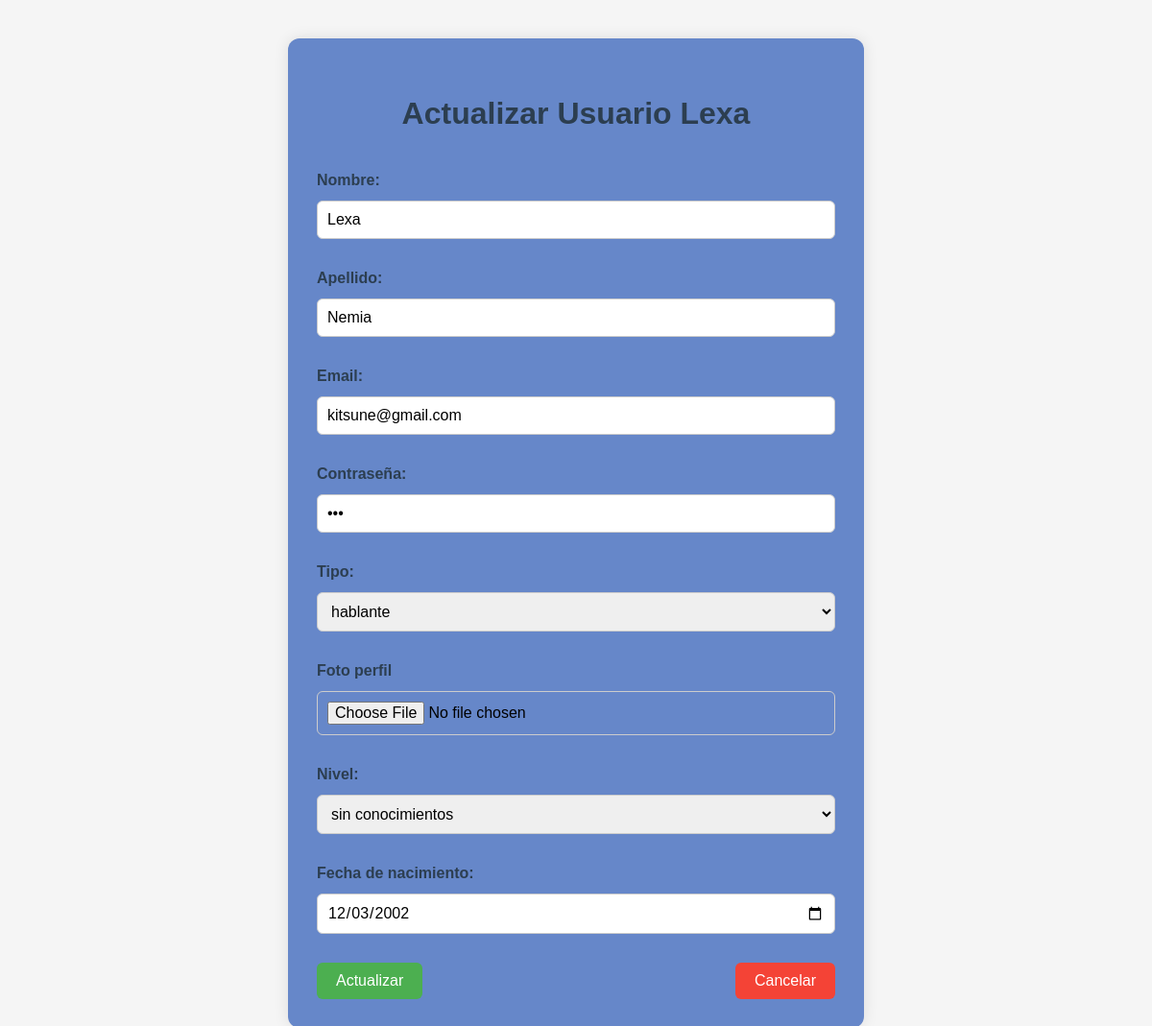
Screenshot of /USUARIO/UPDATE.php?id_personal=023 with the database file from the repository.
### tables this page shows
CREATE TABLE `usuario` (
  `id_personal` varchar(255) NOT NULL,
  `nombre` varchar(50) NOT NULL,
  `apellido` varchar(50) NOT NULL,
  `email` varchar(50) NOT NULL,
  `contrasena` varchar(100) NOT NULL,
  `tipo` varchar(50) NOT NULL,
  `foto_perfil` varchar(255) NOT NULL,
  `nivel` varchar(255) NOT NULL,
  `fecha_nac` date NOT NULL
);

### USUARIO/UPDATE.php (the view, shortened to what this page needs)
<?php
include "../USUARIO/CONEXION.php";
$id_personal = $_GET['id_personal'];
$stmt = $conexion->prepare("SELECT * FROM usuario WHERE id_personal = ?");
$stmt->bind_param("s", $id_personal);
$stmt->execute();
$result = $stmt->get_result();
$usuario = $result->fetch_assoc();
?>
<!DOCTYPE html>
<html lang="es">
<head>
        <link rel="stylesheet" href="/2h_signos_para_todos/css/styleCrudUs.css">
</head>
<body>
    <form method="POST" action="" class="actu_form">
        <div class="form-group">
            <h1 class="titulo-actu">Actualizar Usuario <?= htmlspecialchars($usuario['nombre']) ?></h1>
            <label>Nombre:</label>
            <input type="text" name="nombre" value="<?= htmlspecialchars($usuario['nombre']) ?>" required>
            <label>Apellido:</label>
            <input type="text" name="apellido" value="<?= htmlspecialchars($usuario['apellido']) ?>" required>
            <label>Email:</label>
            <input type="email" name="email" value="<?= htmlspecialchars($usuario['email']) ?>" required>
            <label>Contraseña:</label>
            <input type="password" name="contrasena" value="<?= htmlspecialchars($usuario['contrasena']) ?>" required>
            <label>Tipo:</label>
            <select name="tipo" required>
                <option value="hablante" <?= $usuario['tipo'] === 'hablante' ? 'selected' : '' ?>>hablante</option>
            </select>
            <label>Foto perfil</label>
            <input type="file" class="form-control" name="foto_perfil">
            <label>Nivel:</label>
            <select name="nivel" required>
                <option value="sin conocimientos" <?= $usuario['nivel'] === 'sin conocimientos' ? 'selected' : '' ?>>sin conocimientos</option>
            </select>
            <label>Fecha de nacimiento:</label>
            <input type="date" name="fecha_nac" value="<?= htmlspecialchars($usuario['fecha_nac']) ?>" required>
        </div>
        <div class="btn-group">
            <button type="submit" class="btn">Actualizar</button>
            <a href="insertar.php" class="btn cancel">Cancelar</a>
        </div>
    </form>
</body>
</html>

### CSS/styleCrudUs.css (style rules this page uses)
* { margin: 0; padding: 0; box-sizing: border-box; font-family: 'Arial', sans-serif; }
body { background-color: #f5f5f5; }
.form-control { width: 100%; padding: 10px 12px; border: 1px solid #ddd; border-radius: 4px; font-size: 16px; transition: border-color 0.3s; }
.btn { padding: 10px 20px; background-color: #6687c9; color: white; border: none; border-radius: 4px; cursor: pointer; font-size: 16px; transition: background-color 0.3s; }
.actu_form { width: 100%; max-width: 600px; margin: 40px auto; padding: 30px; background-color: #6687c9; border-radius: 12px; box-shadow: 0 0 15px rgba(0,0,0,0.1); }
.titulo-actu { text-align: center; margin-top: 30px; margin-bottom: 20px; font-size: 2rem; color: #2c3e50; }
.form-group { display: flex; flex-direction: column; gap: 12px; }
.form-group label { font-weight: bold; margin-top: 10px; color: #2c3e50; }
.form-group input, .form-group select { padding: 10px; margin-bottom: 10px; border: 1px solid #ccc; border-radius: 6px; width: 100%; font-size: 1rem; }
.btn-group { display: flex; justify-content: space-between; margin-top: 20px; }
.btn { padding: 10px 20px; background-color: #4CAF50; color: white; border: none; border-radius: 6px; cursor: pointer; text-decoration: none; text-align: center; }
.btn.cancel { background-color: #f44336; }

### rows the page displays
usuario: nombre "Lexa", apellido "Nemia", email "kitsune@gmail.com", tipo "hablante", nivel "sin conocimientos", fecha_nac "12/03/2002"
